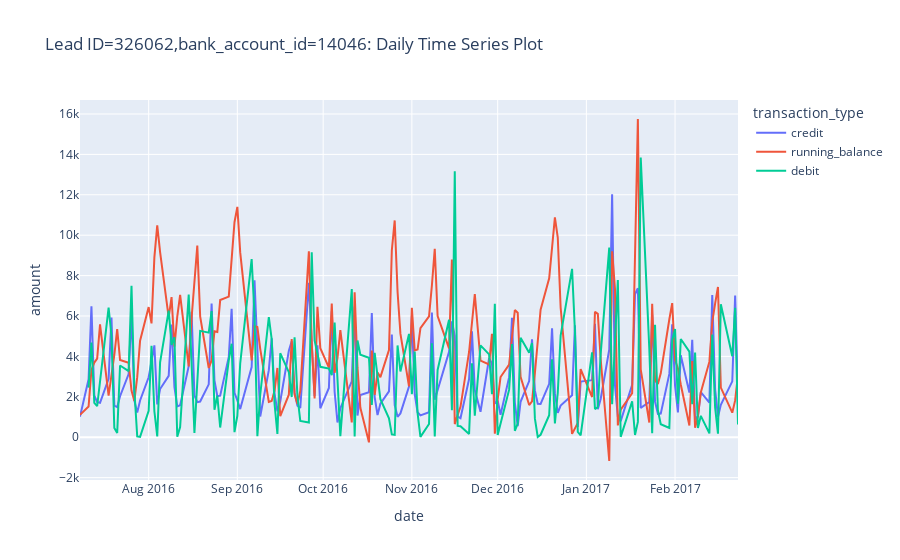

Notebook source saved alongside this figure:
### Markdown cell above
###### [ans] Creating interactive plot using plot.ly

### Code cell
username = 'rravishankar'
api_key = 'lLY6mbM1zktKBEQ3DGVo'

chart_studio.tools.set_credentials_file(username = username, api_key = api_key)

fig2 = px.line(df_final2, x="date", y="amount", color='transaction_type',\
              title="Lead ID=326062,bank_account_id=14046: Daily Time Series Plot")

py.plot(fig2,filename = 'TimeSeries_2',auto_open=False)
fig2.show()

### Figure 1 — Plotly figure (JSON) as saved in the notebook; plotly's stock layout.template omitted (floating-point values rounded to 4 significant figures; data arrays with more than 128 entries replaced by an {"elided": "..."} marker saying what was removed)
{"data": [{"hoverlabel": {"namelength": 0}, "hovertemplate": "transaction_type=credit<br>date=%{x}<br>amount=%{y}", "legendgroup": "credit", "line": {"color": "#636efa", "dash": "solid"}, "mode": "lines", "name": "credit", "showlegend": true, "type": "scatter", "x": {"elided": "155 str values"}, "xaxis": "x", "y": {"elided": "155 float values"}, "yaxis": "y"}, {"hoverlabel": {"namelength": 0}, "hovertemplate": "transaction_type=running_balance<br>date=%{x}<br>amount=%{y}", "legendgroup": "running_balance", "line": {"color": "#EF553B", "dash": "solid"}, "mode": "lines", "name": "running_balance", "showlegend": true, "type": "scatter", "x": {"elided": "157 str values"}, "xaxis": "x", "y": {"elided": "157 float values"}, "yaxis": "y"}, {"hoverlabel": {"namelength": 0}, "hovertemplate": "transaction_type=debit<br>date=%{x}<br>amount=%{y}", "legendgroup": "debit", "line": {"color": "#00cc96", "dash": "solid"}, "mode": "lines", "name": "debit", "showlegend": true, "type": "scatter", "x": {"elided": "150 str values"}, "xaxis": "x", "y": {"elided": "150 float values"}, "yaxis": "y"}], "layout": {"legend": {"title": {"text": "transaction_type"}, "tracegroupgap": 0}, "title": {"text": "Lead ID=326062,bank_account_id=14046: Daily Time Series Plot"}, "xaxis": {"anchor": "y", "domain": [0, 1], "title": {"text": "date"}}, "yaxis": {"anchor": "x", "domain": [0, 1], "title": {"text": "amount"}}}}
